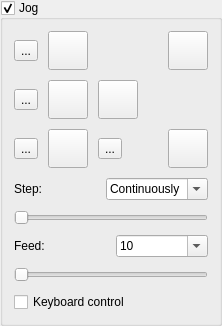
          <widget class="QGroupBox" name="grpJog">
           <property name="title">
            <string>Jog</string>
           </property>
           <property name="checkable">
            <bool>true</bool>
           </property>
           <property name="overrided" stdset="0">
            <bool>false</bool>
           </property>
           <layout class="QVBoxLayout" name="verticalLayout_11">
            <item>
             <widget class="QWidget" name="widgetJog" native="true">
              <layout class="QVBoxLayout" name="verticalLayout_9">
               <property name="spacing">
                <number>10</number>
               </property>
               <property name="leftMargin">
                <number>0</number>
               </property>
               <property name="topMargin">
                <number>0</number>
               </property>
               <property name="rightMargin">
                <number>0</number>
               </property>
               <property name="bottomMargin">
                <number>0</number>
               </property>
               <item>
                <layout class="QGridLayout" name="gridLayout_3">
                 <item row="3" column="3">
                  <layout class="QHBoxLayout" name="horizontalLayout_8">
                   <item>
                    <spacer name="horizontalSpacer_2">
                     <property name="orientation">
                      <enum>Qt::Horizontal</enum>
                     </property>
                     <property name="sizeHint" stdset="0">
                      <size>
                       <width>20</width>
                       <height>20</height>
                      </size>
                     </property>
                    </spacer>
                   </item>
                   <item>
                    <widget class="StyledToolButton" name="cmdZMinus">
                     <property name="sizePolicy">
                      <sizepolicy hsizetype="Fixed" vsizetype="Fixed">
                       <horstretch>0</horstretch>
                       <verstretch>0</verstretch>
                      </sizepolicy>
                     </property>
                     <property name="toolTip">
                      <string>Z-</string>
                     </property>
                     <property name="text">
                      <string/>
                     </property>
                     <property name="icon">
                      <iconset resource="images.qrc">
                       <normaloff>:/images/1401562699_icon-arrow-down-b.png</normaloff>:/images/1401562699_icon-arrow-down-b.png</iconset>
                     </property>
                     <property name="iconSize">
                      <size>
                       <width>32</width>
                       <height>32</height>
                      </size>
                     </property>
                     <property name="adjustSize" stdset="0">
                      <bool>true</bool>
                     </property>
                    </widget>
                   </item>
                  </layout>
                 </item>
                 <item row="2" column="1">
                  <widget class="StyledToolButton" name="cmdStop">
                   <property name="sizePolicy">
                    <sizepolicy hsizetype="Fixed" vsizetype="Fixed">
                     <horstretch>0</horstretch>
                     <verstretch>0</verstretch>
                    </sizepolicy>
                   </property>
                   <property name="toolTip">
                    <string>Stop</string>
                   </property>
                   <property name="text">
                    <string/>
                   </property>
                   <property name="icon">
                    <iconset resource="images.qrc">
                     <normaloff>:/images/brake.png</normaloff>:/images/brake.png</iconset>
                   </property>
                   <property name="iconSize">
                    <size>
                     <width>32</width>
                     <height>32</height>
                    </size>
                   </property>
                   <property name="adjustSize" stdset="0">
                    <bool>true</bool>
                   </property>
                  </widget>
                 </item>
                 <item row="2" column="2">
                  <widget class="StyledToolButton" name="cmdXPlus">
                   <property name="sizePolicy">
                    <sizepolicy hsizetype="Fixed" vsizetype="Fixed">
                     <horstretch>0</horstretch>
                     <verstretch>0</verstretch>
                    </sizepolicy>
                   </property>
                   <property name="toolTip">
                    <string>X+</string>
                   </property>
                   <property name="text">
                    <string/>
                   </property>
                   <property name="icon">
                    <iconset resource="images.qrc">
                     <normaloff>:/images/1401562173_chevron-right.png</normaloff>:/images/1401562173_chevron-right.png</iconset>
                   </property>
                   <property name="iconSize">
                    <size>
                     <width>32</width>
                     <height>32</height>
                    </size>
                   </property>
                   <property name="adjustSize" stdset="0">
                    <bool>true</bool>
                   </property>
                  </widget>
                 </item>
                 <item row="0" column="1">
                  <widget class="StyledToolButton" name="cmdYPlus">
                   <property name="sizePolicy">
                    <sizepolicy hsizetype="Fixed" vsizetype="Fixed">
                     <horstretch>0</horstretch>
                     <verstretch>0</verstretch>
                    </sizepolicy>
                   </property>
                   <property name="toolTip">
                    <string>Y+</string>
                   </property>
                   <property name="text">
                    <string/>
                   </property>
                   <property name="icon">
                    <iconset resource="images.qrc">
                     <normaloff>:/images/1401562173_chevron-up.png</normaloff>:/images/1401562173_chevron-up.png</iconset>
                   </property>
                   <property name="iconSize">
                    <size>
                     <width>32</width>
                     <height>32</height>
                    </size>
                   </property>
                   <property name="adjustSize" stdset="0">
                    <bool>true</bool>
                   </property>
                  </widget>
                 </item>
                 <item row="0" column="3">
                  <layout class="QHBoxLayout" name="horizontalLayout_6">
                   <item>
                    <spacer name="horizontalSpacer">
                     <property name="orientation">
                      <enum>Qt::Horizontal</enum>
                     </property>
                     <property name="sizeHint" stdset="0">
                      <size>
                       <width>20</width>
                       <height>20</height>
                      </size>
                     </property>
                    </spacer>
                   </item>
                   <item>
                    <widget class="StyledToolButton" name="cmdZPlus">
                     <property name="sizePolicy">
                      <sizepolicy hsizetype="Fixed" vsizetype="Fixed">
                       <horstretch>0</horstretch>
                       <verstretch>0</verstretch>
                      </sizepolicy>
                     </property>
                     <property name="toolTip">
                      <string>Z+</string>
                     </property>
                     <property name="text">
                      <string/>
                     </property>
                     <property name="icon">
                      <iconset resource="images.qrc">
                       <normaloff>:/images/1401562699_icon-arrow-up-b.png</normaloff>:/images/1401562699_icon-arrow-up-b.png</iconset>
                     </property>
                     <property name="iconSize">
                      <size>
                       <width>32</width>
                       <height>32</height>
                      </size>
                     </property>
                     <property name="adjustSize" stdset="0">
                      <bool>true</bool>
                     </property>
                    </widget>
                   </item>
                  </layout>
                 </item>
                 <item row="3" column="1">
                  <widget class="StyledToolButton" name="cmdYMinus">
                   <property name="sizePolicy">
                    <sizepolicy hsizetype="Fixed" vsizetype="Fixed">
                     <horstretch>0</horstretch>
                     <verstretch>0</verstretch>
                    </sizepolicy>
                   </property>
                   <property name="toolTip">
                    <string>Y-</string>
                   </property>
                   <property name="text">
                    <string/>
                   </property>
                   <property name="icon">
                    <iconset resource="images.qrc">
                     <normaloff>:/images/1401562173_chevron-down.png</normaloff>:/images/1401562173_chevron-down.png</iconset>
                   </property>
                   <property name="iconSize">
                    <size>
                     <width>32</width>
                     <height>32</height>
                    </size>
                   </property>
                   <property name="adjustSize" stdset="0">
                    <bool>true</bool>
                   </property>
                  </widget>
                 </item>
                 <item row="2" column="0">
                  <widget class="StyledToolButton" name="cmdXMinus">
                   <property name="sizePolicy">
                    <sizepolicy hsizetype="Fixed" vsizetype="Fixed">
                     <horstretch>0</horstretch>
                     <verstretch>0</verstretch>
                    </sizepolicy>
                   </property>
                   <property name="toolTip">
                    <string>X-</string>
                   </property>
                   <property name="text">
                    <string>...</string>
                   </property>
                   <property name="icon">
                    <iconset resource="images.qrc">
                     <normaloff>:/images/1401561986_chevron-left.png</normaloff>:/images/1401561986_chevron-left.png</iconset>
                   </property>
                   <property name="iconSize">
                    <size>
                     <width>32</width>
                     <height>32</height>
                    </size>
                   </property>
                   <property name="adjustSize" stdset="0">
                    <bool>true</bool>
                   </property>
                  </widget>
                 </item>
                 <item row="0" column="0">
                  <widget class="StyledToolButton" name="cmdAPlusX">
                   <property name="sizePolicy">
                    <sizepolicy hsizetype="Fixed" vsizetype="Fixed">
                     <horstretch>0</horstretch>
                     <verstretch>0</verstretch>
                    </sizepolicy>
                   </property>
                   <property name="toolTip">
                    <string>A+</string>
                   </property>
                   <property name="text">
                    <string>...</string>
                   </property>
                   <property name="icon">
                    <iconset resource="images.qrc">
                     <normaloff>:/images/circle_up.png</normaloff>:/images/circle_up.png</iconset>
                   </property>
                   <property name="iconSize">
                    <size>
                     <width>32</width>
                     <height>32</height>
                    </size>
                   </property>
                   <property name="adjustSize" stdset="0">
                    <bool>true</bool>
                   </property>
                  </widget>
                 </item>
                 <item row="3" column="0">
                  <widget class="StyledToolButton" name="cmdAMinus">
                   <property name="sizePolicy">
                    <sizepolicy hsizetype="Fixed" vsizetype="Fixed">
                     <horstretch>0</horstretch>
                     <verstretch>0</verstretch>
                    </sizepolicy>
                   </property>
                   <property name="toolTip">
                    <string>A-</string>
                   </property>
                   <property name="text">
                    <string>...</string>
                   </property>
                   <property name="icon">
                    <iconset resource="images.qrc">
                     <normaloff>:/images/circle_down.png</normaloff>:/images/circle_down.png</iconset>
                   </property>
                   <property name="iconSize">
                    <size>
                     <width>32</width>
                     <height>32</height>
                    </size>
                   </property>
                   <property name="adjustSize" stdset="0">
                    <bool>true</bool>
                   </property>
                  </widget>
                 </item>
                 <item row="3" column="2">
                  <widget class="StyledToolButton" name="cmdAPlusY">
                   <property name="sizePolicy">
                    <sizepolicy hsizetype="Fixed" vsizetype="Fixed">
                     <horstretch>0</horstretch>
                     <verstretch>0</verstretch>
                    </sizepolicy>
                   </property>
                   <property name="toolTip">
                    <string>A+</string>
                   </property>
                   <property name="text">
                    <string>...</string>
                   </property>
                   <property name="icon">
                    <iconset resource="images.qrc">
                     <normaloff>:/images/circle_right.png</normaloff>:/images/circle_right.png</iconset>
                   </property>
                   <property name="iconSize">
                    <size>
                     <width>32</width>
                     <height>32</height>
                    </size>
                   </property>
                   <property name="adjustSize" stdset="0">
                    <bool>true</bool>
                   </property>
                  </widget>
                 </item>
                </layout>
               </item>
               <item>
                <spacer name="spaJog">
                 <property name="orientation">
                  <enum>Qt::Vertical</enum>
                 </property>
                 <property name="sizeType">
                  <enum>QSizePolicy::Fixed</enum>
                 </property>
                 <property name="sizeHint" stdset="0">
                  <size>
                   <width>0</width>
                   <height>0</height>
                  </size>
                 </property>
                </spacer>
               </item>
               <item>
                <layout class="QHBoxLayout" name="horizontalLayout_11">
                 <item>
                  <widget class="QLabel" name="label_20">
                   <property name="text">
                    <string>Step:</string>
                   </property>
                  </widget>
                 </item>
                 <item>
                  <widget class="ComboBoxKey" name="cboJogStep">
                   <property name="editable">
                    <bool>true</bool>
                   </property>
                   <property name="insertPolicy">
                    <enum>QComboBox::NoInsert</enum>
                   </property>
                   <item>
                    <property name="text">
                     <string>Continuously</string>
                    </property>
                   </item>
                   <item>
                    <property name="text">
                     <string>0.01</string>
                    </property>
                   </item>
                   <item>
                    <property name="text">
                     <string>0.1</string>
                    </property>
                   </item>
                   <item>
                    <property name="text">
                     <string>1</string>
                    </property>
                   </item>
                   <item>
                    <property name="text">
                     <string>5</string>
                    </property>
                   </item>
                   <item>
                    <property name="text">
                     <string>10</string>
                    </property>
                   </item>
                   <item>
                    <property name="text">
                     <string>100</string>
                    </property>
                   </item>
                  </widget>
                 </item>
                </layout>
               </item>
               <item>
                <widget class="QSlider" name="sliJogStep">
                 <property name="minimum">
                  <number>0</number>
                 </property>
                 <property name="maximum">
                  <number>6</number>
                 </property>
                 <property name="pageStep">
                  <number>1</number>
                 </property>
                 <property name="value">
                  <number>0</number>
                 </property>
                 <property name="orientation">
                  <enum>Qt::Horizontal</enum>
                 </property>
                </widget>
               </item>
               <item>
                <layout class="QHBoxLayout" name="horizontalLayout_12">
                 <item>
                  <widget class="QLabel" name="label_22">
                   <property name="text">
                    <string>Feed:</string>
                   </property>
                  </widget>
                 </item>
                 <item>
                  <widget class="ComboBoxKey" name="cboJogFeed">
                   <property name="editable">
                    <bool>true</bool>
                   </property>
                   <property name="insertPolicy">
                    <enum>QComboBox::NoInsert</enum>
                   </property>
                   <item>
                    <property name="text">
                     <string>10</string>
                    </property>
                   </item>
                   <item>
                    <property name="text">
                     <string>50</string>
                    </property>
                   </item>
                   <item>
                    <property name="text">
                     <string>100</string>
                    </property>
                   </item>
                   <item>
                    <property name="text">
                     <string>500</string>
                    </property>
                   </item>
                   <item>
                    <property name="text">
                     <string>1000</string>
                    </property>
                   </item>
                   <item>
                    <property name="text">
                     <string>2000</string>
                    </property>
                   </item>
                  </widget>
                 </item>
                </layout>
               </item>
               <item>
                <widget class="QSlider" name="sliJogFeed">
                 <property name="minimum">
                  <number>0</number>
                 </property>
                 <property name="maximum">
                  <number>5</number>
                 </property>
                 <property name="pageStep">
                  <number>1</number>
                 </property>
                 <property name="value">
                  <number>0</number>
                 </property>
                 <property name="orientation">
                  <enum>Qt::Horizontal</enum>
                 </property>
                </widget>
               </item>
               <item>
                <widget class="QCheckBox" name="chkKeyboardControl">
                 <property name="text">
                  <string>Keyboard control</string>
                 </property>
                </widget>
               </item>
              </layout>
             </widget>
            </item>
           </layout>
          </widget>
